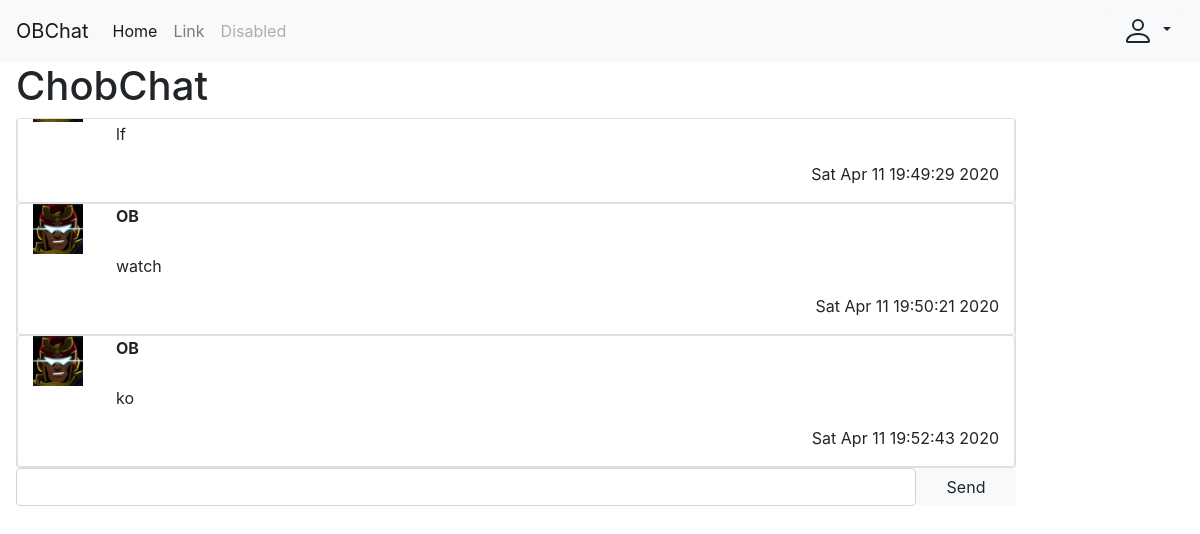
The app's page /OB/chat/ChobChat/, older data.
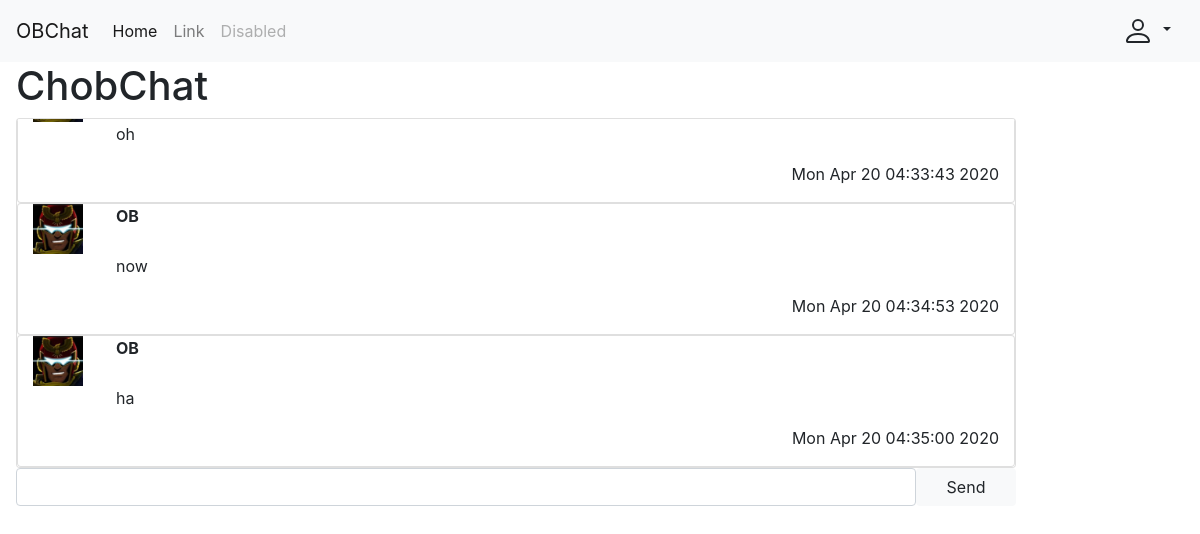
The same page, newer data.
### OB/models.py (models this page shows, shortened)
class Room(Model):
    name = CharField(max_length=ROOM_NAME_MAX_LENGTH, default=0)
    owner = ForeignKey(OBUser, on_delete=CASCADE, default=0, related_name="owned_room")
    timestamp = DateTimeField(auto_now_add=True)
    is_suspended = BooleanField(default=False)
    occupants = ManyToManyField(OBUser, related_name="occupied_room")

class Message(Model):
    message = TextField(max_length=MESSAGE_MAX_LENGTH)
    sender = ForeignKey(OBUser, on_delete=CASCADE, default=0)
    room = ForeignKey(Room, on_delete=CASCADE, default=0)
    timestamp = DateTimeField(auto_now_add=True)
    is_edited = BooleanField(default=False)
    is_deleted = BooleanField(default=False)

class OBUser(AbstractUser):
    display_name = CharField(max_length=DISPLAY_NAME_MAX_LENGTH, null=True)
    birthday = DateField(null=True)
    is_expelled = BooleanField(default=False)
    is_ob = BooleanField(default=False)

### OB/views/room.py (the view)
# urls.py: url(r"^chat/(?P<room_name>[-\w]+)/$", room, name="OB-room"),
def room(request, room_name):
    if request.method == "GET":
        context = {"room_name": room_name}
        room_object = try_get(Room, name=room_name)
        if room_object:
            room_name_json = mark_safe(json.dumps(room_name))
            message_objects = Message.objects.filter(room=room_object)
            messages_timestrings = [(message, get_datetime_string(message.timestamp))\
                                    for message in message_objects]
            template = "OB/room.html"
            context["room_name_json"] = room_name_json
            context["messages"] = messages_timestrings
        else:
            template = "OB/not_room.html"
        return render(request, template, context)
    return HttpResponse()

### OB/utilities/database.py (called while the page is built)
def try_get(model, **kwargs):
    try:
        return model.objects.get(**kwargs)
    except model.DoesNotExist:
        return None

### OB/utilities/format.py (called while the page is built)
def get_datetime_string(date_time):
    return date_time.strftime("%c")

### OB/templates/OB/room.html (shortened to what this page needs)
{% extends "OB/base.html" %}
{% block head %}
  {% load static %}
{% endblock %}
{% block body %}
  <h1>{{ room_name }}</h1>
  <div class="card log-card" id="log">
    {% if messages %}
      {% for message, timestring in messages %}
        <div class="card">
          <div class="container">
            <div class="row">
              <div class="col-1">
                <img class="user-icon" src="{% static "favicon.ico" %}" alt="user">
              </div>
              <div class="col">
                <p class="display-name"><strong>
                  {% if message.sender.OBUser.display_name %}
                    {{ message.sender.OBUser.display_name }}
                  {% else %}
                    {{ message.sender.username }}
                  {% endif %}
                </strong></p>
              </div>
            </div>
            <div class="row">
              <div class="col-1"></div>
              <div class="col">
                <div style="display: table-cell;">
                  <p>{{ message.message }}</p>
                </div>
              </div>
            </div>
            <p class="timestamp">
              {{ timestring }}
            </p>
          </div>
        </div>
      {% endfor %}
    {% else %}
      No messages yet. First one gets a prize!
    {% endif%}
  </div>
  <input class="form-control message-input" id="input" type="text" size="100"/>
  <input class="btn btn-light send-button" id="submit" type="button" value="Send"/>
{% endblock %}

### OB/templates/OB/base.html (shortened to what this page needs)
<!doctype html>
<html lang="en">
<head>
  <link rel="stylesheet" href="https://stackpath.bootstrapcdn.com/bootstrap/4.4.1/css/bootstrap.min.css">
</head>
<html>
  <body>
    <nav class="navbar navbar-expand-lg navbar-light bg-light">
      <a class="navbar-brand" href="{% url 'OB:OB-/' %}">OBChat</a>
      <div class="collapse navbar-collapse" id="navbarSupportedContent">
        <ul class="navbar-nav mr-auto">
          <li class="nav-item active">
            <a class="nav-link" href="#">Home <span class="sr-only">(current)</span></a>
          </li>
          <li class="nav-item">
            <a class="nav-link" href="#">Link</a>
          </li>
          <li class="nav-item">
            <a class="nav-link disabled" href="#">Disabled</a>
          </li>
        </ul>
        {% if user.is_authenticated %}
          <div class="dropdown">
            <a class="btn btn-light dropdown-toggle" href="#" role="button" id="authUserDropdown" data-toggle="dropdown" aria-haspopup="true" aria-expanded="false">
              <svg class="bi bi-people-circle" width="2em" height="2em" viewBox="0 0 16 16" fill="currentColor" xmlns="http://www.w3.org/2000/svg">
                <path d="M13.468 12.37C12.758 11.226 11.195 10 8 10s-4.757 1.225-5.468 2.37A6.987 6.987 0 008 15a6.987 6.987 0 005.468-2.63z"/>
                <path fill-rule="evenodd" d="M8 9a3 3 0 100-6 3 3 0 000 6z" clip-rule="evenodd"/>
                <path fill-rule="evenodd" d="M8 1a7 7 0 100 14A7 7 0 008 1zM0 8a8 8 0 1116 0A8 8 0 010 8z" clip-rule="evenodd"/>
              </svg>
            </a>
            <div class="dropdown-menu dropdown-menu-right" aria-labelledby="authUserDropdown">
              <a class="dropdown-item" href="{% url 'OB:OB-user' username=user.username %}">User Info</a>
              <div class="dropdown-divider"></div>
              <a class="dropdown-item" href="{% url 'OB:OB-/' %}">Log out</a>
            </div>
          </div>
        {% else %}
          <div class="dropdown">
            <a class="btn btn-light dropdown-toggle" href="#" role="button" id="anonUserDropdown" data-toggle="dropdown" aria-haspopup="true" aria-expanded="false">
            </a>
          </div>
        {% endif %}
      </div>
    </nav>
    <div class="mx-3">
      {% block body %}{% endblock %}
    </div>
  </body>
</html>

### OB/templates/OB/room.html (style rules this page uses)
.log-card { min-height: 350px; max-height: 350px; max-width: 1000px; min-width: 1000px; overflow: auto; }
.user-icon { min-height: 50px; max-height: 50px; min-width: 50px; max-width: 50px; }
.display-name { min-height: 30px; max-height: 30px; }
.timestamp { display: table-cell; float: right; }
.message-input { min-width: 900px; max-width: 900px; overflow: auto; float: left; }
.send-button { max-width: 100px; min-width: 100px; }

Row changes from the older to the newer data that the page shows:
no longer on this page (row unchanged): Message: message "lf", timestring "Sat Apr 11 19:49:29 2020"
no longer on this page (row unchanged): Message: sender.username "OB", message "watch", timestring "Sat Apr 11 19:50:21 2020"
no longer on this page (row unchanged): Message: sender.username "OB", message "ko", timestring "Sat Apr 11 19:52:43 2020"
added Message: message "oh", timestring "Mon Apr 20 04:33:43 2020"
added Message: sender.username "OB", message "now", timestring "Mon Apr 20 04:34:53 2020"
added Message: sender.username "OB", message "ha", timestring "Mon Apr 20 04:35:00 2020"
